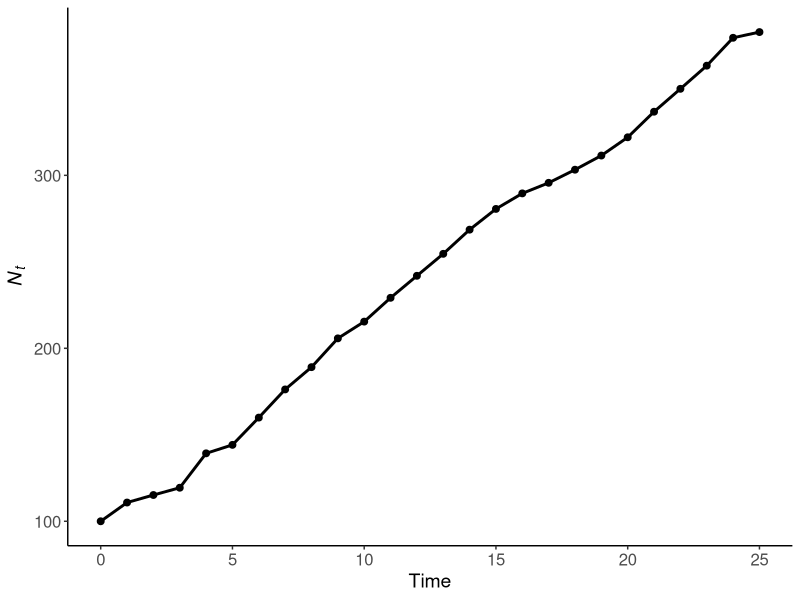

Write the R code that produced this figure.
## ---- chunk 1
knitr::opts_chunk$set(collapse = T, cache = T)
## ---- chunk 2
library(tidyverse)

df = iris |> 
  group_by(Species) |> 
  summarize(across(where(is.numeric), median))

df = iris |> 
  group_by(Species) |> 
  summarize(across(Sepal.Length:Petal.Length, median))

## ---- chunk 3
start = 100 
steps = 25
pop = tibble(time = 0:steps, n = NA) #Output vector size 10
pop$n[pop$time == 0] = start

for (t in 1:steps){ #sequence 
  growth = rnorm(n =1, mean = 10, sd = 5) #extracting random value normal dist
  pop$n[pop$time == t] = growth + pop$n[pop$time == (t-1)]
}
## ---- chunk 4
ggplot(pop, aes(time, n))+
  geom_point(size = 2)+
  geom_line(linewidth = 1)+
  labs(x = 'Time', y = expression(italic(N[t])))+
  theme_classic()+
  theme(axis.text = element_text(size = 12),
        axis.title = element_text(size = 14))

